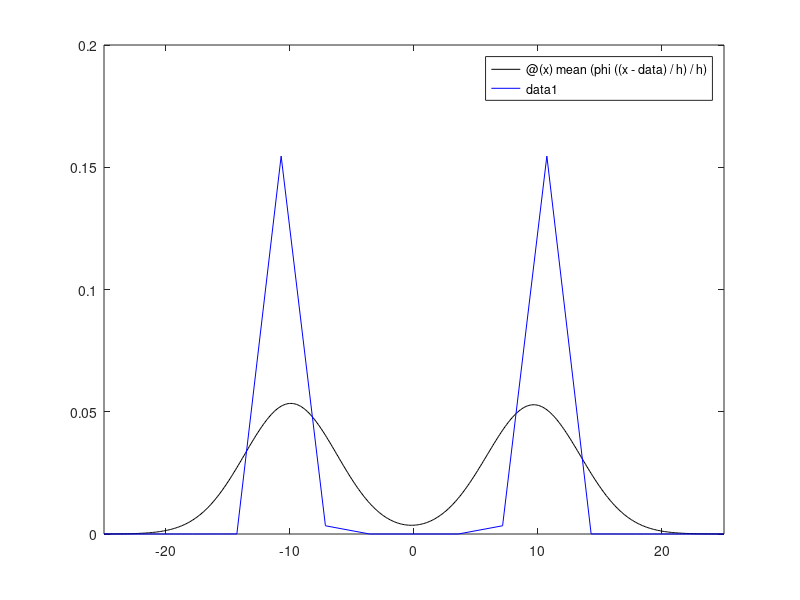

This chart was generated by the following MATLAB code: (Note: this script raises an error after producing the figure.)
randn('seed',1) % use for reproducibility
data=[randn(100,1)-10;randn(100,1)+10]; % normal mixture with two humps
n=length(data); % number of samples
h=std(data)*(4/3/n)^(1/5); % Silverman's rule of thumb
phi=@(x)(exp(-.5*x.^2)/sqrt(2*pi)); % normal pdf
ksden=@(x)mean(phi((x-data)/h)/h); % kernel density 
fplot(ksden,[-25,25],'k') % plot kernel density with rule of thumb 
hold on 
fplot(@(x)(phi(x-10)/2+phi(x+10)/2),[-25,25],'b') % plot the true density
kde(data); % plot kde with solve-the-equation bandwidth